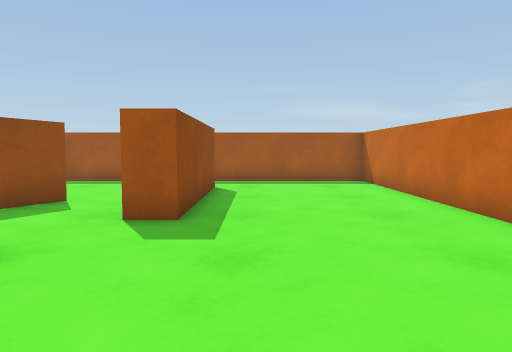
[1] (above)

16 first-person views from a walk through a 3-D level made in the Unity game engine. The camera is 0.63 m above the floor, tilts 4° down and sees 70° across. The floor is counted in squares, 0.5 m on a side. Each view is taken from the middle of a square. On the plan, view 1 faces up. The plan holds only what a view shows up to about 15 squares ahead; the rest is blank. The player character is not drawn.

[2]
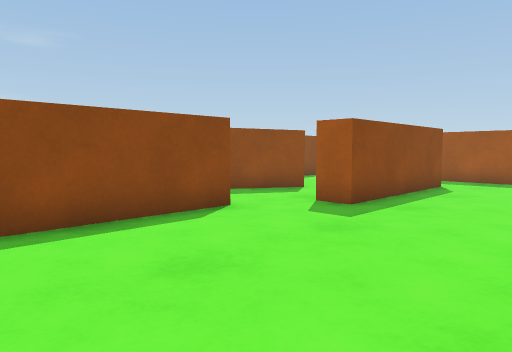

[3]
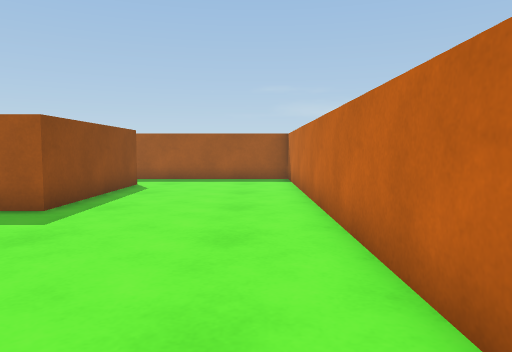

[4]
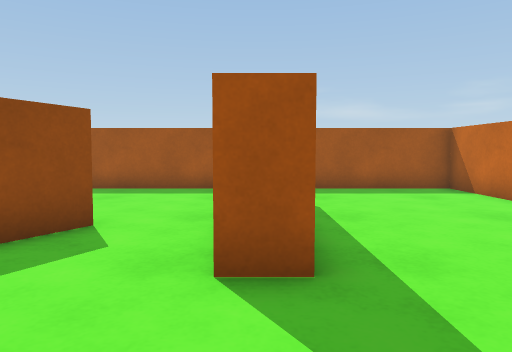

[5]
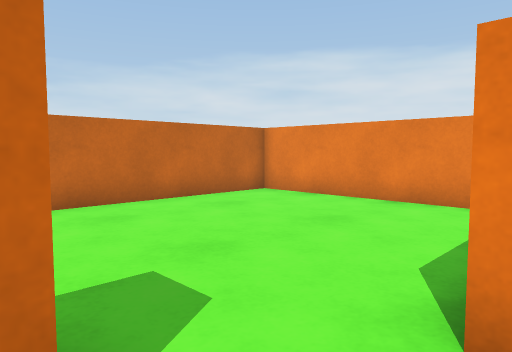

[6]
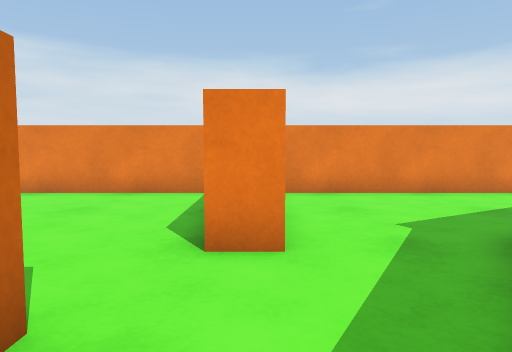

[7]
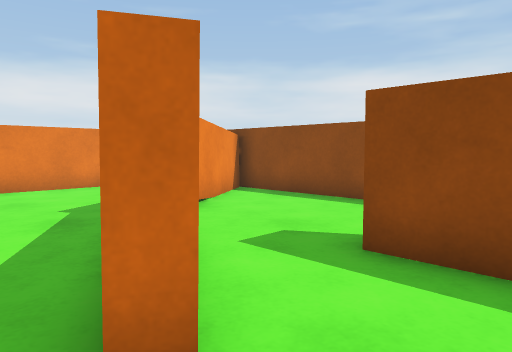

[8]
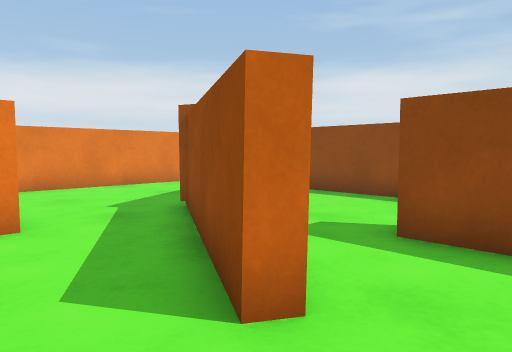

[9]
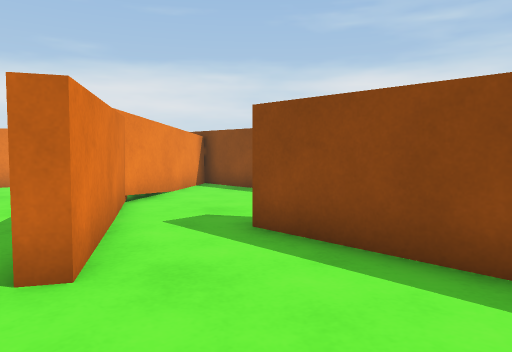

[10]
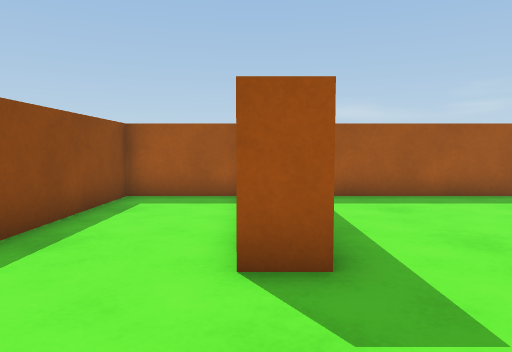

[11]
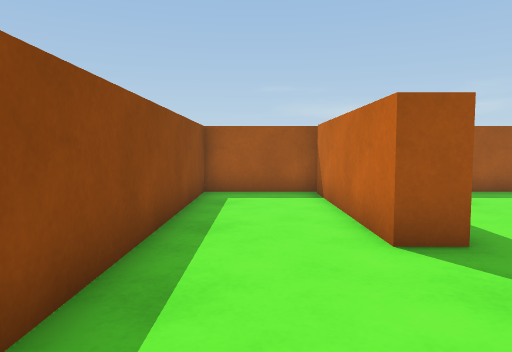

[12]
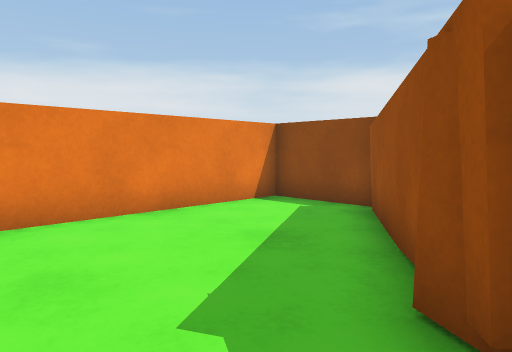

[13]
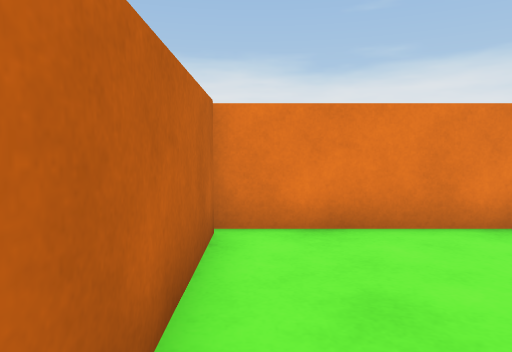

[14]
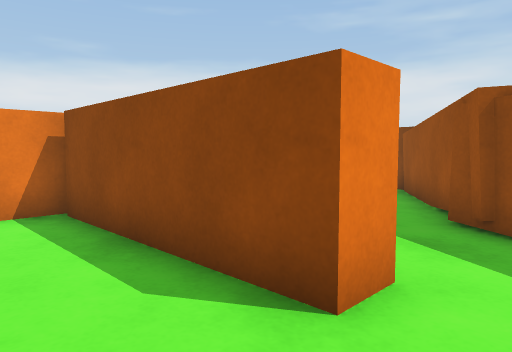

[15]
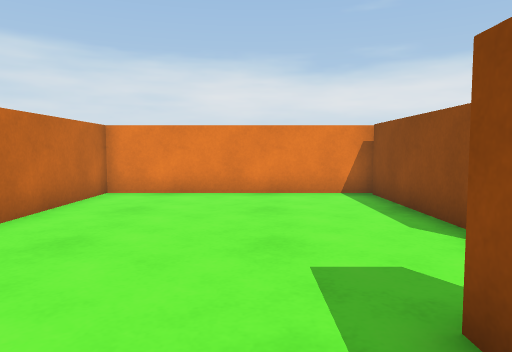

[16]
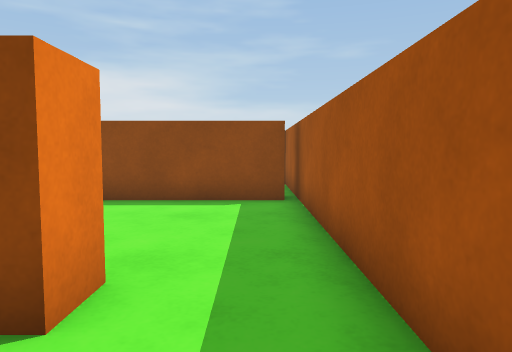

### Floor plan
Points are (right, up) in squares from view 1. A wall is a line through its corners. A room is listed if a view was taken in it or the views show most of it. See-through windows are left out.
Room 1 (views 1, 2, 3, 4, 5, 6, 14, 15, 16)
walls: (-4.4, 4.5) (-3.4, 4.5) (-3.4, -1.5); (-4.7, 9.1) (-6.1, 6.7); (-2.5, 12.6) (-1.4, 12.6) (-1.4, 6.6) (-2.5, 6.6); (-3.6, -1.8) (4.4, -1.8) (4.4, 15.1) (-2.6, 15.1)
ways out: opening at (-3.5, 9.5) to room 2; opening at (-2, 13.5) to room 2; opening at (-5.5, 5.5) to room 4
Room 2 (views 7, 8, 9)
walls: (-5.8, 8.3) (-5.2, 9.4) (-4.7, 9.1); (-2.6, 15.1) (-8.6, 15.1); (-8.2, 14.8) (-8.2, 8.7)
ways out: opening at (-3.5, 9.5) to room 1; opening at (-2, 13.5) to room 1; opening at (-7, 9) to room 3
Room 3 (views 10, 11)
walls: (-8.2, 8.7) (-9.2, 8.7) (-9.2, 14.8); (-8.6, 15.1) (-12.6, 15.1) (-12.6, 1.6) (-7.9, 4.7) (-5.8, 8.3)
ways out: opening at (-7, 9) to room 2
Room 4 (views 12, 13)
walls: (-8.3, 3.9) (-12.3, 1.2); (-7.2, 4.5) (-7.6, 4.3) (-7.8, 3.8); (-4.4, -1.5) (-4.4, 3.1); (-12.6, 1.1) (-12.6, -1.8) (-3.6, -1.8); (-6.1, 6.7) (-7.4, 4.6)
ways out: opening at (-5.5, 5.5) to room 1

Where each view was taken, in squares from view 1:
view 1: 0 up, 0 right, facing up
view 2: 1 down, 3 right, facing up-left
view 3: 1 down, 3 right, facing up
view 4: 3 up, 2 left, facing up
view 5: 7 up, 4 left, facing down-right
view 6: 9 up, 4 left, facing down
view 7: 11 up, 4 left, facing down-left
view 8: 11 up, 3 left, facing down-left
view 9: 13 up, 4 left, facing down-left
view 10: 5 up, 9 left, facing up
view 11: 4 up, 11 left, facing up
view 12: 5 up, 5 left, facing down-left
view 13: 4 up, 5 left, facing down
view 14: 6 up, 1 left, facing down-left
view 15: 9 up, 0 right, facing down
view 16: 14 up, 1 right, facing left
